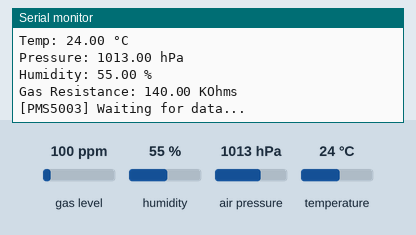
Bench run of a sketch on a simulated Arduino Uno, built with avr-gcc and run on an emulated ATmega328P. Shown: the last lines printed to the serial monitor. The test bench sets the inputs (shaded band); at power-on: gas level 100 ppm, humidity 55 %, air pressure 1013 hPa, temperature 24 °C.

Above: at 4.1 s.
4.2 s: gas level set to 20 ppm
At 6.45 s:
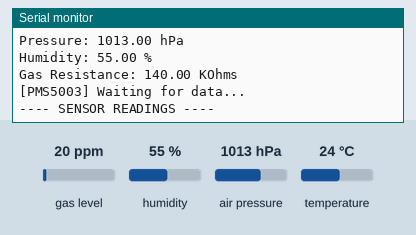
8.2 s: humidity set to 22 %
At 10.3 s:
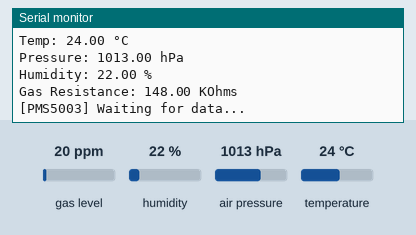
12.2 s: air pressure set to 952 hPa
At 12.77 s:
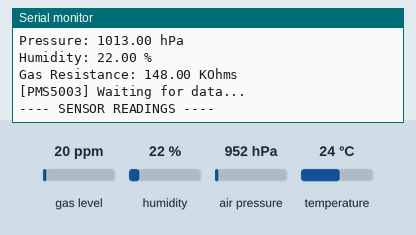
16.2 s: temperature set to 12 °C
At 20.3 s:
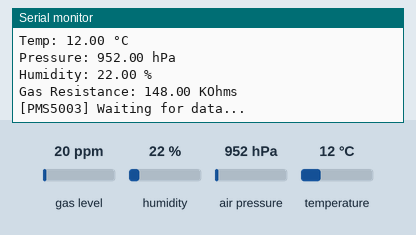

Measured:
- after the input at 8.2 s, the serial monitor: prints a new line after 1.4 s (image 2)
- after the input at 16.2 s, the serial monitor: prints a new line after 2.9 s (image 4)

The sketch:

BME680+PMS5003.ino
```cpp
#include <Wire.h>
#include <SoftwareSerial.h>
#include <Adafruit_Sensor.h>
#include <Adafruit_BME680.h>

// Initialize BME680 sensor on I2C
Adafruit_BME680 bme;

// Define SoftwareSerial for PMS5003 sensor
SoftwareSerial pmsSerial(10, 11);  // RX, TX pins for PMS5003

const int PMS_FRAME_SIZE = 32;  // PMS5003 sends 32-byte data frames

void setup() {
  Serial.begin(115200);      // Serial monitor for debugging
  pmsSerial.begin(9600);     // PMS5003 communicates at 9600 baud

  // Initialize BME680 sensor
  if (!bme.begin()) {
    Serial.println("Could not find BME680 sensor!");
    while (1);  // Halt if sensor not found
  }

  // Configure BME680 oversampling and heater settings
  bme.setTemperatureOversampling(BME680_OS_8X);
  bme.setHumidityOversampling(BME680_OS_2X);
  bme.setPressureOversampling(BME680_OS_4X);
  bme.setGasHeater(320, 150);  // 320°C for 150 ms

  Serial.println("Sensors initialized.");
}

void loop() {
  Serial.println("---- SENSOR READINGS ----");

  // Read and print BME680 data
  if (bme.performReading()) {
    Serial.println("[BME680]");
    Serial.print("Temp: "); Serial.print(bme.temperature); Serial.println(" °C");
    Serial.print("Pressure: "); Serial.print(bme.pressure / 100.0); Serial.println(" hPa");
    Serial.print("Humidity: "); Serial.print(bme.humidity); Serial.println(" %");
    Serial.print("Gas Resistance: "); Serial.print(bme.gas_resistance / 1000.0); Serial.println(" KOhms");
  } else {
    Serial.println("[BME680] Reading failed.");
  }

  // Read and print PMS5003 data
  readPMS5003();

  Serial.println();
  delay(3000);  // Wait before next reading
}

void readPMS5003() {
  // Check if enough bytes are available for a full frame
  if (pmsSerial.available() >= PMS_FRAME_SIZE) {

    // FRAME SYNC: Look for the first byte of the frame header (0x42)
    while (pmsSerial.read() != 0x42) {
      // If not enough bytes left to complete a frame, exit early
      if (pmsSerial.available() < PMS_FRAME_SIZE) {
        Serial.println("[PMS5003] Frame sync failed.");
        return;
      }
    }

    // Confirm second header byte (should be 0x4D)
    if (pmsSerial.read() != 0x4D) {
      Serial.println("[PMS5003] Invalid second header byte.");
      return;
    }

    // Read remaining 30 bytes of the frame (we already read 2)
    uint8_t buffer[PMS_FRAME_SIZE - 2];
    pmsSerial.readBytes(buffer, PMS_FRAME_SIZE - 2);

    // Extract PM values from buffer (standard frame format)
    uint16_t pm1_0 = buffer[4] << 8 | buffer[5];
    uint16_t pm2_5 = buffer[6] << 8 | buffer[7];
    uint16_t pm10  = buffer[8] << 8 | buffer[9];

    // Print PM readings
    Serial.println("[PMS5003]");
    Serial.print("PM1.0: "); Serial.print(pm1_0); Serial.println(" µg/m3");
    Serial.print("PM2.5: "); Serial.print(pm2_5); Serial.println(" µg/m3");
    Serial.print("PM10: ");  Serial.print(pm10);  Serial.println(" µg/m3");

  } else {
    // Not enough data yet — wait for next loop
    Serial.println("[PMS5003] Waiting for data...");
  }
}
```
